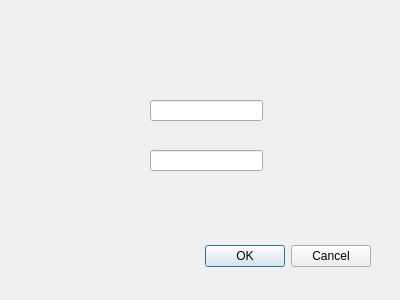
<?xml version="1.0" encoding="UTF-8"?>
<ui version="4.0">
 <class>Dialog</class>
 <widget class="QDialog" name="Dialog">
  <property name="geometry">
   <rect>
    <x>0</x>
    <y>0</y>
    <width>400</width>
    <height>300</height>
   </rect>
  </property>
  <property name="windowTitle">
   <string>Dialog</string>
  </property>
  <widget class="QDialogButtonBox" name="buttonBox">
   <property name="geometry">
    <rect>
     <x>30</x>
     <y>240</y>
     <width>341</width>
     <height>32</height>
    </rect>
   </property>
   <property name="orientation">
    <enum>Qt::Horizontal</enum>
   </property>
   <property name="standardButtons">
    <set>QDialogButtonBox::Cancel|QDialogButtonBox::Ok</set>
   </property>
  </widget>
  <widget class="IconizedLineEdit" name="IconizedLineEdit_1">
   <property name="geometry">
    <rect>
     <x>150</x>
     <y>100</y>
     <width>113</width>
     <height>21</height>
    </rect>
   </property>
  </widget>
  <widget class="IconizedLineEdit" name="IconizedLineEdit_2">
   <property name="geometry">
    <rect>
     <x>150</x>
     <y>150</y>
     <width>113</width>
     <height>21</height>
    </rect>
   </property>
  </widget>
 </widget>
 <customwidgets>
  <customwidget>
   <class>IconizedLineEdit</class>
   <extends>QLineEdit</extends>
   <header>IconizedLineEdit.h</header>
  </customwidget>
 </customwidgets>
 <resources/>
 <connections>
  <connection>
   <sender>buttonBox</sender>
   <signal>accepted()</signal>
   <receiver>Dialog</receiver>
   <slot>accept()</slot>
   <hints>
    <hint type="sourcelabel">
     <x>248</x>
     <y>254</y>
    </hint>
    <hint type="destinationlabel">
     <x>157</x>
     <y>274</y>
    </hint>
   </hints>
  </connection>
  <connection>
   <sender>buttonBox</sender>
   <signal>rejected()</signal>
   <receiver>Dialog</receiver>
   <slot>reject()</slot>
   <hints>
    <hint type="sourcelabel">
     <x>316</x>
     <y>260</y>
    </hint>
    <hint type="destinationlabel">
     <x>286</x>
     <y>274</y>
    </hint>
   </hints>
  </connection>
 </connections>
</ui>
